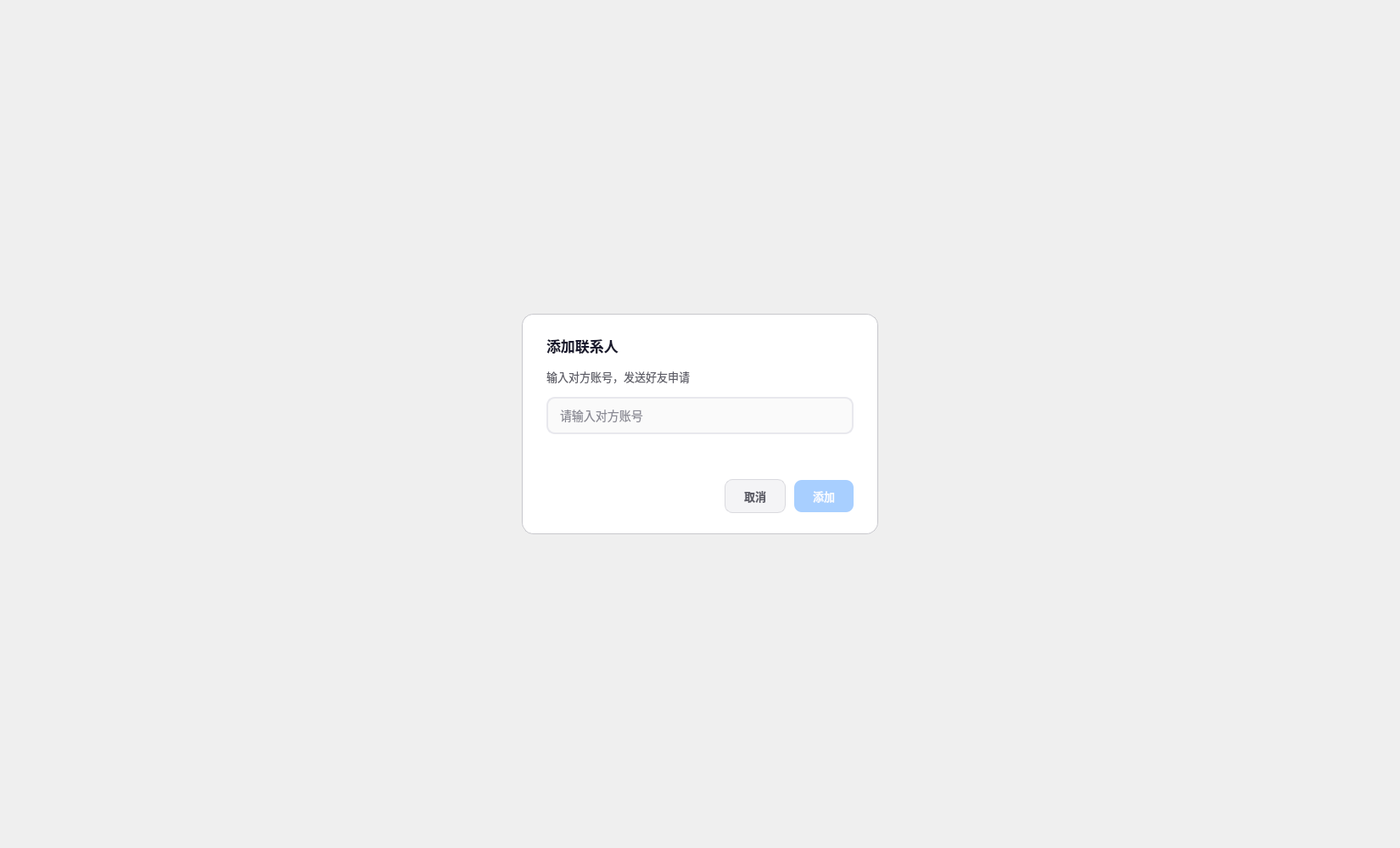
  <widget class="QFrame" name="addContactMask">
   <property name="geometry"><rect><x>0</x><y>0</y><width>1650</width><height>1000</height></rect></property>
   <property name="visible"><bool>false</bool></property>
   <property name="styleSheet"><string notr="true">#addContactMask{background:rgba(0,0,0,60);}#addContactPanel{background:#FFFFFF;border:1px solid #C7C7CC;border-radius:14px;}#addContactTitle{font-size:17px;font-weight:700;color:#1A1A2E;}#addContactTip{font-size:13px;color:#5C5C66;}#editAddContact{min-height:40px;border:1.5px solid #E8E8ED;border-radius:10px;padding:0 12px;font-size:14px;background:#FAFAFA;color:#1A1A2E;}#editAddContact:focus{border-color:#007AFF;background:#FFFFFF;}#btnAddContactCancel,#btnAddContactConfirm{min-height:38px;border-radius:9px;padding:0 22px;font-size:13px;font-weight:600;}#btnAddContactCancel{background:#F4F4F6;color:#5C5C66;border:1px solid #D9D9DE;}#btnAddContactCancel:hover{background:#E9E9ED;}#btnAddContactCancel:pressed{background:#DDDEE3;}#btnAddContactConfirm{background:#007AFF;color:#FFFFFF;border:none;}#btnAddContactConfirm:hover{background:#006CE6;}#btnAddContactConfirm:pressed{background:#0051A8;}#btnAddContactConfirm:disabled{background:#A8CFFF;color:#F7FAFF;}</string></property>
   <widget class="QFrame" name="addContactPanel">
    <property name="geometry"><rect><x>615</x><y>370</y><width>420</width><height>260</height></rect></property>
    <layout class="QVBoxLayout" name="addContactLayout">
     <property name="leftMargin"><number>28</number></property><property name="topMargin"><number>24</number></property><property name="rightMargin"><number>28</number></property><property name="bottomMargin"><number>24</number></property><property name="spacing"><number>14</number></property>
     <item><widget class="QLabel" name="addContactTitle"><property name="text"><string>添加联系人</string></property></widget></item>
     <item><widget class="QLabel" name="addContactTip"><property name="text"><string>输入对方账号，发送好友申请</string></property></widget></item>
     <item><widget class="QLineEdit" name="editAddContact"><property name="placeholderText"><string>请输入对方账号</string></property><property name="clearButtonEnabled"><bool>true</bool></property></widget></item>
     <item><spacer name="addContactSpacer"><property name="orientation"><enum>Qt::Vertical</enum></property><property name="sizeHint" stdset="0"><size><width>20</width><height>20</height></size></property></spacer></item>
     <item><layout class="QHBoxLayout" name="addContactButtons"><property name="spacing"><number>10</number></property><item><spacer name="addContactButtonSpacer"><property name="orientation"><enum>Qt::Horizontal</enum></property><property name="sizeHint" stdset="0"><size><width>40</width><height>20</height></size></property></spacer></item><item><widget class="QPushButton" name="btnAddContactCancel"><property name="text"><string>取消</string></property></widget></item><item><widget class="QPushButton" name="btnAddContactConfirm"><property name="enabled"><bool>false</bool></property><property name="text"><string>添加</string></property></widget></item></layout></item>
    </layout>
   </widget>
  </widget>
